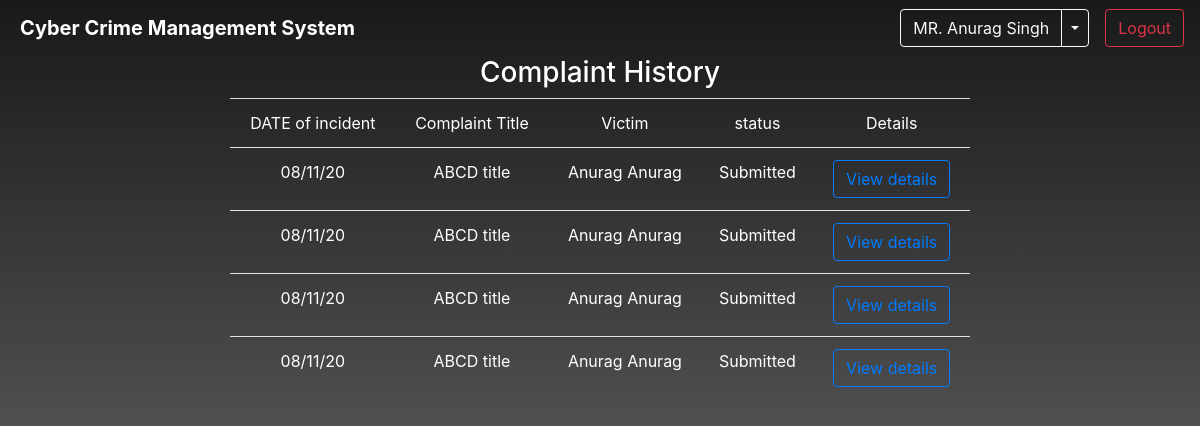
Page /history.php (signed in) on the committed database.
### tables this page shows
CREATE TABLE `complaint` (
  `complaint_id` int(11) NOT NULL,
  `user_id` int(11) NOT NULL,
  `victim` varchar(128) NOT NULL,
  `title` varchar(512) NOT NULL,
  `relation_to_victim` varchar(64) NOT NULL,
  `description` varchar(2048) NOT NULL,
  `threat_level` varchar(128) NOT NULL,
  `date_of_incident` date NOT NULL,
  `additional_info` varchar(2048) NOT NULL,
  `status` varchar(64) NOT NULL
);

### history.php (the view, shortened to what this page needs)
<?php
if ($_SESSION["valid"] == true) {
?>
<!DOCTYPE html>
<html>
	<head>
		<link rel="stylesheet" href="css/style.css">
		<link rel="stylesheet" href="https://maxcdn.bootstrapcdn.com/bootstrap/4.5.0/css/bootstrap.min.css">
	<link rel="stylesheet" href="https://cdnjs.cloudflare.com/ajax/libs/font-awesome/4.7.0/css/font-awesome.min.css">
	</head>
	<body>
		<nav class="navbar navbar-expand-md navbar-dark">
				<a class="navbar-brand ml-1 font-weight-bold " href="#">Cyber Crime Management System</a>
				<div class="collapse navbar-collapse" id="collapsibleNavbar">
					<ul class="navbar-nav ml-auto">
						<div class="btn-group">
							<button type="button" class="btn btn-outline-light"><?php echo $_SESSION["name"];?></button>
							<button type="button" class="btn btn-outline-light dropdown-toggle dropdown-toggle-split mr-3" data-toggle="dropdown">
							</button>
						</div>
						<a  class="btn btn-outline-danger" href="controllers/logoutcontrol.php">Logout</a>
					</ul>
				</div>
			</nav>
		<div class="container text-center text-white ">
			<h3>Complaint History</h3>
			<?php require("res/db.php");
			$id = $_SESSION["id"];
  $conn = dbconnect();
  $sql = "SELECT DISTINCT complaint_id,victim,title,DATE_FORMAT(date_of_incident,'%d/%m/%y') as date,status from complaint where user_id = '$id'";
  $result = mysqli_query($conn, $sql);
  if(mysqli_num_rows($result)>0){
  ?>
			<table class="table table-transparent text-white vertical-center col-lg-8 mx-auto">
				<tr><td>DATE of incident</td>
					<td>Complaint Title</td>
					<td>Victim</td>
					<td>status</td>
					<td>Details</td>
				</tr>
				<?php
					while($row = $result->fetch_assoc()){
				?>
				<tr>
					<td><?php echo $row["date"]?></td>
					<td><?php echo $row["title"]?></td>
					<td><?php echo $row["victim"]?></td>
					<td><?php echo $row["status"]?></td>
					<td><form action="complaint_details.php">
						<input type="submit" class="btn btn-outline-primary" value="View details"></form></td>
				</tr>
			<?php }
		}else{
			echo "<h3 class='text-primary'>No records to display</h3><br><h6>If a registered complaint isn't listed then it might be removed by administrator</h6>
			<a href='emp_dashboard.php' class='btn btn-outline-danger'>Back to Dashboard</a>";
		}
			?>
			</table>
		</div>
	</body>
</html>
<?php }else{
	header("Location:index.php");
}
?>

### css/style.css (style rules this page uses)
* { margin: 0; padding: 0; box-sizing: border-box; }
body { background: linear-gradient(0deg, rgba(0,0,0,0.5),rgba(0,0,0,0.9)), url("https://images.pexels.com/photos/5473298/pexels-photo-5473298.jpeg?auto=compress&cs=tinysrgb&dpr=3&h=750&w=1260"); background-repeat: no-repeat; background-attachment: fixed; background-position: center; background-size: cover; }

### rows in the picture
complaint: date "08/11/20", title "ABCD title", victim "Anurag Anurag", status "Submitted"
complaint: date "08/11/20", title "ABCD title", victim "Anurag Anurag", status "Submitted"
complaint: date "08/11/20", title "ABCD title", victim "Anurag Anurag", status "Submitted"
complaint: date "08/11/20", title "ABCD title", victim "Anurag Anurag", status "Submitted"

### other values in the picture
$_SESSION["name"] "MR. Anurag Singh"
